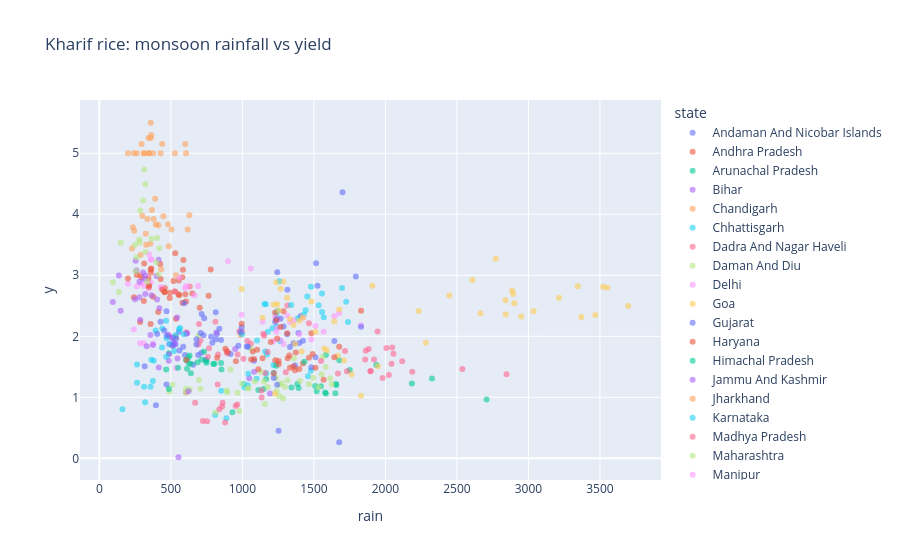

Notebook code for this chart:
### Code cell
# --- Cell 8: Rainfall vs yield ---
# Overall correlation is negative. This most likely does not mean rain hurts crops:
# low-rain irrigated states (Punjab, Haryana) have the best yields (confounding, not tested here).
for c in ["Rice", "Wheat", "Maize"]:
    x = merged[merged.crop == c]
    print(c, "correlation (rainfall, yield):", round(x["season_rainfall"].corr(x["yield"]), 3))

r = merged[(merged.crop == "Rice") & (merged.season == "Kharif")].groupby(["state", "year"]).agg(
    y=("yield", "mean"), rain=("season_rainfall", "mean")).reset_index()
px.scatter(r, x="rain", y="y", color="state", opacity=0.6, title="Kharif rice: monsoon rainfall vs yield")

### Figure 1 — Plotly figure (JSON) as saved in the notebook; plotly's stock layout.template omitted (floating-point values rounded to 4 significant figures)
{"data": [{"hovertemplate": "state=Andaman And Nicobar Islands<br>rain=%{x}<br>y=%{y}<extra></extra>", "legendgroup": "Andaman And Nicobar Islands", "marker": {"color": "#636efa", "opacity": 0.6, "symbol": "circle"}, "mode": "markers", "name": "Andaman And Nicobar Islands", "orientation": "v", "showlegend": true, "type": "scatter", "x": [1244.0, 1515.0, 1526.0, 1406.0, 1392.0, 1700.0, 1315.0, 1793.0], "xaxis": "x", "y": [3.052, 3.198, 2.828, 2.329, 2.053, 4.36, 2.763, 2.981], "yaxis": "y"}, {"hovertemplate": "state=Andhra Pradesh<br>rain=%{x}<br>y=%{y}<extra></extra>", "legendgroup": "Andhra Pradesh", "marker": {"color": "#EF553B", "opacity": 0.6, "symbol": "circle"}, "mode": "markers", "name": "Andhra Pradesh", "orientation": "v", "showlegend": true, "type": "scatter", "x": [532.7, 702.0, 411.8, 650.4, 491.7, 358.4, 558.2, 455.6, 581.1, 554.2, 778.8, 555.5, 457.6, 764.0, 518.2, 580.6, 494.0, 425.6, 584.8, 530.6, 588.0], "xaxis": "x", "y": [1.991, 2.47, 2.4, 2.7, 2.627, 2.202, 2.672, 2.72, 2.55, 2.689, 3.094, 2.914, 2.791, 2.667, 2.908, 2.97, 2.714, 3.184, 3.091, 3.36, 3.25], "yaxis": "y"}, {"hovertemplate": "state=Arunachal Pradesh<br>rain=%{x}<br>y=%{y}<extra></extra>", "legendgroup": "Arunachal Pradesh", "marker": {"color": "#00cc96", "opacity": 0.6, "symbol": "circle"}, "mode": "markers", "name": "Arunachal Pradesh", "orientation": "v", "showlegend": true, "type": "scatter", "x": [1584.0, 2707.0, 1519.0, 1650.0, 1148.0, 1549.0, 1657.0, 1579.0, 1344.0, 1393.0, 2185.0, 1509.0, 1112.0, 1654.0, 1384.0, 2326.0, 1166.0, 1751.0, 1937.0, 1678.0, 1584.0], "xaxis": "x", "y": [1.061, 0.9656, 1.099, 1.068, 1.137, 1.182, 1.202, 1.081, 1.162, 1.151, 1.226, 1.184, 1.12, 1.219, 1.22, 1.309, 1.3, 1.446, 1.532, 1.607, 1.692], "yaxis": "y"}, {"hovertemplate": "state=Bihar<br>rain=%{x}<br>y=%{y}<extra></extra>", "legendgroup": "Bihar", "marker": {"color": "#ab63fa", "opacity": 0.6, "symbol": "circle"}, "mode": "markers", "name": "Bihar", "orientation": "v", "showlegend": true, "type": "scatter", "x": [1193.0, 1048.0, 949.8, 1082.0], "xaxis": "x", "y": [1.061, 1.311, 1.792, 1.419], "yaxis": "y"}, {"hovertemplate": "state=Chandigarh<br>rain=%{x}<br>y=%{y}<extra></extra>", "legendgroup": "Chandigarh", "marker": {"color": "#FFA15A", "opacity": 0.6, "symbol": "circle"}, "mode": "markers", "name": "Chandigarh", "orientation": "v", "showlegend": true, "type": "scatter", "x": [535.7, 285.4, 311.1, 376.2, 241.8, 528.4, 347.4, 428.8, 262.6, 313.8, 606.5, 346.2, 600.8, 439.8, 360.7, 363.3, 200.3, 295.3, 343.4, 359.4], "xaxis": "x", "y": [3.0, 3.0, 5.0, 5.0, 5.0, 5.0, 5.0, 5.0, 5.0, 5.0, 5.0, 5.0, 5.15, 5.15, 5.25, 5.3, 5.0, 5.15, 5.25, 5.5], "yaxis": "y"}, {"hovertemplate": "state=Chhattisgarh<br>rain=%{x}<br>y=%{y}<extra></extra>", "legendgroup": "Chhattisgarh", "marker": {"color": "#19d3f3", "opacity": 0.6, "symbol": "circle"}, "mode": "markers", "name": "Chhattisgarh", "orientation": "v", "showlegend": true, "type": "scatter", "x": [887.8, 1459.0, 809.4, 1479.0, 1014.0, 1099.0, 1219.0, 1167.0, 1037.0, 852.1, 1172.0, 1218.0, 1265.0, 1160.0, 1102.0, 1010.0, 1178.0, 1041.0], "xaxis": "x", "y": [0.6585, 1.344, 0.711, 1.436, 1.161, 1.304, 1.403, 1.395, 1.198, 1.108, 1.701, 1.528, 1.919, 1.75, 1.93, 1.22, 2.077, 1.387], "yaxis": "y"}, {"hovertemplate": "state=Dadra And Nagar Haveli<br>rain=%{x}<br>y=%{y}<extra></extra>", "legendgroup": "Dadra And Nagar Haveli", "marker": {"color": "#FF6692", "opacity": 0.6, "symbol": "circle"}, "mode": "markers", "name": "Dadra And Nagar Haveli", "orientation": "v", "showlegend": true, "type": "scatter", "x": [966.7, 489.7, 510.5, 811.5, 632.2, 1152.0, 979.2, 1315.0, 1465.0, 1177.0, 893.9, 605.7, 1035.0, 889.7, 706.7, 1060.0, 692.8, 606.2, 696.8, 997.7], "xaxis": "x", "y": [1.701, 1.996, 1.851, 2.238, 2.818, 2.01, 2.084, 2.503, 2.214, 1.743, 1.721, 1.08, 1.923, 1.76, 1.93, 1.876, 1.867, 2.067, 2.2, 2.074], "yaxis": "y"}, {"hovertemplate": "state=Daman And Diu<br>rain=%{x}<br>y=%{y}<extra></extra>", "legendgroup": "Daman And Diu", "marker": {"color": "#B6E880", "opacity": 0.6, "symbol": "circle"}, "mode": "markers", "name": "Daman And Diu", "orientation": "v", "showlegend": true, "type": "scatter", "x": [966.7, 489.7, 510.5, 811.5, 632.2, 1152.0, 979.2, 1315.0, 1465.0, 1177.0, 893.9, 605.7, 1035.0, 889.7, 706.7, 1060.0, 692.8, 606.2, 696.8, 997.7], "xaxis": "x", "y": [1.075, 1.095, 1.206, 0.7505, 1.127, 1.26, 0.7745, 1.278, 1.216, 1.171, 1.083, 1.083, 1.151, 1.113, 1.141, 1.8, 2.009, 1.139, 1.286, 1.222], "yaxis": "y"}, {"hovertemplate": "state=Delhi<br>rain=%{x}<br>y=%{y}<extra></extra>", "legendgroup": "Delhi", "marker": {"color": "#FF97FF", "opacity": 0.6, "symbol": "circle"}, "mode": "markers", "name": "Delhi", "orientation": "v", "showlegend": true, "type": "scatter", "x": [535.7, 285.4, 311.1, 376.2, 241.8, 528.4, 347.4, 428.8, 262.6, 313.8, 606.5, 346.2, 600.8, 439.8, 360.7, 363.3, 200.3, 295.3, 343.4, 359.4], "xaxis": "x", "y": [1.479, 1.885, 1.887, 1.883, 2.117, 2.735, 3.347, 2.81, 2.82, 2.823, 2.823, 2.787, 2.787, 2.787, 3.258, 3.258, 2.861, 2.861, 2.89, 2.876], "yaxis": "y"}, {"hovertemplate": "state=Goa<br>rain=%{x}<br>y=%{y}<extra></extra>", "legendgroup": "Goa", "marker": {"color": "#FECB52", "opacity": 0.6, "symbol": "circle"}, "mode": "markers", "name": "Goa", "orientation": "v", "showlegend": true, "type": "scatter", "x": [2893.0, 2900.0, 2665.0, 2841.0, 2233.0, 2446.0, 2772.0, 2886.0, 3522.0, 3036.0, 3370.0, 2949.0, 2282.0, 3467.0, 3697.0, 2839.0, 3345.0, 2609.0, 1909.0, 3551.0, 3214.0], "xaxis": "x", "y": [2.694, 2.543, 2.377, 2.355, 2.415, 2.671, 3.27, 2.749, 2.812, 2.412, 2.317, 2.326, 1.893, 2.348, 2.495, 2.59, 2.821, 2.922, 2.829, 2.795, 2.633], "yaxis": "y"}, {"hovertemplate": "state=Gujarat<br>rain=%{x}<br>y=%{y}<extra></extra>", "legendgroup": "Gujarat", "marker": {"color": "#636efa", "opacity": 0.6, "symbol": "circle"}, "mode": "markers", "name": "Gujarat", "orientation": "v", "showlegend": true, "type": "scatter", "x": [691.0, 317.0, 395.6, 656.5, 469.6, 917.4, 714.0, 972.0, 1081.0, 1031.0, 743.4, 598.8, 1039.0, 814.7, 513.4, 851.0, 532.9, 518.0, 556.8, 821.7], "xaxis": "x", "y": [1.695, 1.511, 0.872, 1.534, 1.209, 1.711, 1.732, 1.843, 1.6, 1.833, 1.616, 1.693, 1.828, 1.952, 1.979, 1.94, 1.868, 1.896, 2.074, 2.038], "yaxis": "y"}, {"hovertemplate": "state=Haryana<br>rain=%{x}<br>y=%{y}<extra></extra>", "legendgroup": "Haryana", "marker": {"color": "#EF553B", "opacity": 0.6, "symbol": "circle"}, "mode": "markers", "name": "Haryana", "orientation": "v", "showlegend": true, "type": "scatter", "x": [457.5, 535.7, 285.4, 311.1, 376.2, 241.8, 528.4, 347.4, 428.8, 262.6, 313.8, 606.5, 346.2, 600.8, 439.8, 360.7, 363.3, 200.3, 295.3, 343.4, 359.4], "xaxis": "x", "y": [2.73, 2.286, 2.236, 2.579, 2.646, 2.641, 2.733, 2.832, 2.941, 3.005, 3.191, 2.569, 2.807, 2.69, 2.761, 3.042, 3.112, 2.947, 2.964, 2.95, 3.096], "yaxis": "y"}, {"hovertemplate": "state=Himachal Pradesh<br>rain=%{x}<br>y=%{y}<extra></extra>", "legendgroup": "Himachal Pradesh", "marker": {"color": "#00cc96", "opacity": 0.6, "symbol": "circle"}, "mode": "markers", "name": "Himachal Pradesh", "orientation": "v", "showlegend": true, "type": "scatter", "x": [854.3, 804.8, 639.9, 622.5, 486.6, 613.3, 467.5, 640.3, 732.1, 630.9, 749.5, 550.4, 851.1, 796.5, 686.3, 748.2, 486.6, 607.1, 624.8, 715.7], "xaxis": "x", "y": [1.456, 1.55, 1.549, 1.655, 1.136, 1.47, 1.455, 1.396, 1.752, 1.686, 1.599, 1.485, 1.562, 1.545, 1.576, 1.565, 1.72, 1.613, 1.559, 1.619], "yaxis": "y"}, {"hovertemplate": "state=Jammu And Kashmir<br>rain=%{x}<br>y=%{y}<extra></extra>", "legendgroup": "Jammu And Kashmir", "marker": {"color": "#ab63fa", "opacity": 0.6, "symbol": "circle"}, "mode": "markers", "name": "Jammu And Kashmir", "orientation": "v", "showlegend": true, "type": "scatter", "x": [553.4, 415.5, 486.0, 546.2, 488.2, 488.6, 331.6, 609.6, 817.8, 506.1, 374.8, 522.9, 357.3, 523.0, 623.2, 614.0, 482.8, 543.9], "xaxis": "x", "y": [0.01774, 1.488, 1.6, 1.634, 1.708, 1.87, 1.838, 2.041, 2.061, 1.975, 1.859, 1.872, 2.022, 1.887, 1.098, 2.049, 2.026, 2.31], "yaxis": "y"}, {"hovertemplate": "state=Jharkhand<br>rain=%{x}<br>y=%{y}<extra></extra>", "legendgroup": "Jharkhand", "marker": {"color": "#FFA15A", "opacity": 0.6, "symbol": "circle"}, "mode": "markers", "name": "Jharkhand", "orientation": "v", "showlegend": true, "type": "scatter", "x": [988.1], "xaxis": "x", "y": [2.023], "yaxis": "y"}, {"hovertemplate": "state=Karnataka<br>rain=%{x}<br>y=%{y}<extra></extra>", "legendgroup": "Karnataka", "marker": {"color": "#19d3f3", "opacity": 0.6, "symbol": "circle"}, "mode": "markers", "name": "Karnataka", "orientation": "v", "showlegend": true, "type": "scatter", "x": [1738.0, 1569.0, 1387.0, 1430.0, 1240.0, 997.6, 1211.0, 1238.0, 1533.0, 1442.0, 1726.0, 1342.0, 1557.0, 1454.0, 1556.0, 1246.0, 1697.0, 1480.0, 1164.0, 1155.0, 1260.0], "xaxis": "x", "y": [2.233, 2.311, 2.292, 2.357, 2.155, 2.035, 2.133, 2.369, 2.509, 2.426, 2.568, 2.513, 2.397, 2.653, 2.703, 2.418, 2.792, 2.812, 2.527, 2.53, 2.901], "yaxis": "y"}, {"hovertemplate": "state=Madhya Pradesh<br>rain=%{x}<br>y=%{y}<extra></extra>", "legendgroup": "Madhya Pradesh", "marker": {"color": "#FF6692", "opacity": 0.6, "symbol": "circle"}, "mode": "markers", "name": "Madhya Pradesh", "orientation": "v", "showlegend": true, "type": "scatter", "x": [879.4, 1134.0, 723.2, 858.7, 753.3, 1135.0, 839.8, 964.3, 953.0, 669.9, 861.8, 827.6, 1158.0, 1007.0, 1304.0, 759.1, 829.8, 1146.0, 766.9], "xaxis": "x", "y": [0.5864, 1.111, 0.6129, 0.8492, 0.6084, 0.9974, 0.8036, 0.8814, 0.8567, 0.9126, 0.9108, 1.212, 1.4, 1.631, 1.411, 1.663, 1.701, 2.04, 1.806], "yaxis": "y"}, {"hovertemplate": "state=Maharashtra<br>rain=%{x}<br>y=%{y}<extra></extra>", "legendgroup": "Maharashtra", "marker": {"color": "#B6E880", "opacity": 0.6, "symbol": "circle"}, "mode": "markers", "name": "Maharashtra", "orientation": "v", "showlegend": true, "type": "scatter", "x": [1240.0, 1402.0, 1259.0, 1284.0, 1088.0, 1157.0, 1275.0, 1258.0, 1625.0, 1533.0, 1555.0, 1298.0, 1044.0, 1613.0, 1496.0, 1236.0, 1583.0, 1127.0, 917.9, 1562.0, 1360.0], "xaxis": "x", "y": [1.102, 1.268, 1.212, 0.9862, 1.262, 0.8909, 1.232, 1.023, 1.216, 1.166, 1.376, 1.17, 1.147, 1.311, 1.32, 1.317, 1.495, 1.42, 1.456, 1.664, 1.638], "yaxis": "y"}, {"hovertemplate": "state=Manipur<br>rain=%{x}<br>y=%{y}<extra></extra>", "legendgroup": "Manipur", "marker": {"color": "#FF97FF", "opacity": 0.6, "symbol": "circle"}, "mode": "markers", "name": "Manipur", "orientation": "v", "showlegend": true, "type": "scatter", "x": [1568.0, 1511.0, 1358.0, 1333.0, 1398.0, 1423.0, 1643.0, 1141.0, 1253.0, 1677.0, 1243.0, 1220.0, 1482.0, 1313.0, 1268.0, 995.2, 1237.0, 1288.0, 1229.0, 1830.0], "xaxis": "x", "y": [2.076, 2.17, 2.261, 2.234, 2.033, 2.305, 2.328, 2.238, 2.276, 2.377, 2.134, 1.923, 1.948, 2.342, 1.937, 2.355, 2.073, 1.875, 2.315, 2.179], "yaxis": "y"}, {"hovertemplate": "state=Meghalaya<br>rain=%{x}<br>y=%{y}<extra></extra>", "legendgroup": "Meghalaya", "marker": {"color": "#FECB52", "opacity": 0.6, "symbol": "circle"}, "mode": "markers", "name": "Meghalaya", "orientation": "v", "showlegend": true, "type": "scatter", "x": [1763.0, 1947.0, 1710.0, 1667.0, 1413.0, 1590.0, 1573.0], "xaxis": "x", "y": [1.379, 1.508, 1.605, 1.681, 1.752, 1.768, 1.799], "yaxis": "y"}, {"hovertemplate": "state=Mizoram<br>rain=%{x}<br>y=%{y}<extra></extra>", "legendgroup": "Mizoram", "marker": {"color": "#636efa", "opacity": 0.6, "symbol": "circle"}, "mode": "markers", "name": "Mizoram", "orientation": "v", "showlegend": true, "type": "scatter", "x": [1368.0, 1511.0, 1358.0, 1333.0, 1398.0, 1423.0, 1643.0, 1253.0, 1677.0, 1243.0, 1220.0, 1482.0, 1313.0, 1268.0, 995.2, 1237.0, 1288.0, 1229.0, 1830.0], "xaxis": "x", "y": [1.524, 1.656, 1.887, 1.827, 1.89, 1.926, 1.921, 0.4515, 0.263, 1.206, 1.318, 1.494, 2.033, 2.293, 2.147, 2.282, 2.16, 2.233, 2.159], "yaxis": "y"}, {"hovertemplate": "state=Nagaland<br>rain=%{x}<br>y=%{y}<extra></extra>", "legendgroup": "Nagaland", "marker": {"color": "#EF553B", "opacity": 0.6, "symbol": "circle"}, "mode": "markers", "name": "Nagaland", "orientation": "v", "showlegend": true, "type": "scatter", "x": [1568.0, 1368.0, 1511.0, 1358.0, 1333.0, 1398.0, 1423.0, 1643.0, 1141.0, 1253.0, 1677.0, 1243.0, 1220.0, 1482.0, 1313.0, 1268.0, 995.2, 1237.0, 1288.0, 1229.0, 1830.0], "xaxis": "x", "y": [1.289, 1.442, 1.485, 1.505, 1.485, 1.463, 1.555, 1.656, 1.64, 1.596, 1.827, 1.965, 1.393, 2.051, 2.048, 2.151, 2.204, 2.262, 2.41, 2.391, 2.421], "yaxis": "y"}, {"hovertemplate": "state=Odisha<br>rain=%{x}<br>y=%{y}<extra></extra>", "legendgroup": "Odisha", "marker": {"color": "#00cc96", "opacity": 0.6, "symbol": "circle"}, "mode": "markers", "name": "Odisha", "orientation": "v", "showlegend": true, "type": "scatter", "x": [1433.0, 930.3, 1236.0], "xaxis": "x", "y": [1.584, 0.7537, 1.516], "yaxis": "y"}, {"hovertemplate": "state=Puducherry<br>rain=%{x}<br>y=%{y}<extra></extra>", "legendgroup": "Puducherry", "marker": {"color": "#ab63fa", "opacity": 0.6, "symbol": "circle"}, "mode": "markers", "name": "Puducherry", "orientation": "v", "showlegend": true, "type": "scatter", "x": [419.6, 249.6, 403.9, 149.6, 94.2, 136.6, 280.5, 399.7, 321.4, 280.4, 365.4, 306.4, 259.5, 321.5, 315.0, 285.9, 253.9, 414.6], "xaxis": "x", "y": [2.459, 2.608, 2.605, 2.418, 2.561, 2.995, 2.64, 2.987, 2.997, 2.893, 2.674, 3.045, 3.08, 2.695, 2.937, 2.273, 3.238, 3.254], "yaxis": "y"}, {"hovertemplate": "state=Punjab<br>rain=%{x}<br>y=%{y}<extra></extra>", "legendgroup": "Punjab", "marker": {"color": "#FFA15A", "opacity": 0.6, "symbol": "circle"}, "mode": "markers", "name": "Punjab", "orientation": "v", "showlegend": true, "type": "scatter", "x": [485.2, 432.6, 287.9, 326.9, 357.1, 228.5, 324.3, 234.0, 413.3, 504.8, 448.6, 629.4, 300.1, 395.1, 617.5, 379.5, 479.7, 244.6, 336.3, 367.9, 390.1], "xaxis": "x", "y": [3.478, 3.099, 3.332, 3.501, 3.517, 3.44, 3.679, 3.789, 3.821, 3.751, 3.968, 3.986, 3.978, 3.833, 3.749, 3.924, 3.834, 3.729, 3.922, 4.068, 4.254], "yaxis": "y"}, {"hovertemplate": "state=Rajasthan<br>rain=%{x}<br>y=%{y}<extra></extra>", "legendgroup": "Rajasthan", "marker": {"color": "#19d3f3", "opacity": 0.6, "symbol": "circle"}, "mode": "markers", "name": "Rajasthan", "orientation": "v", "showlegend": true, "type": "scatter", "x": [358.7, 313.4, 263.8, 320.0, 374.4, 161.9, 467.8, 363.8, 381.2, 522.3, 393.4, 438.4, 263.3, 533.8, 590.5, 491.2, 557.6, 440.6, 470.4, 564.9, 466.4], "xaxis": "x", "y": [1.175, 1.174, 1.239, 0.9194, 1.269, 0.8058, 1.666, 1.614, 1.601, 1.76, 2.096, 1.818, 1.539, 2.017, 2.033, 1.875, 2.115, 2.128, 1.969, 2.138, 2.255], "yaxis": "y"}, {"hovertemplate": "state=Sikkim<br>rain=%{x}<br>y=%{y}<extra></extra>", "legendgroup": "Sikkim", "marker": {"color": "#FF6692", "opacity": 0.6, "symbol": "circle"}, "mode": "markers", "name": "Sikkim", "orientation": "v", "showlegend": true, "type": "scatter", "x": [2024.0, 2847.0, 2538.0, 2188.0, 1731.0, 1897.0, 1895.0, 1980.0, 1945.0, 1668.0, 2042.0, 2117.0, 1550.0, 1921.0, 1859.0, 2056.0, 1718.0, 1863.0, 1883.0, 2007.0, 2047.0], "xaxis": "x", "y": [1.367, 1.377, 1.465, 1.421, 1.429, 1.433, 1.428, 1.318, 2.081, 1.392, 1.549, 1.591, 1.593, 1.622, 1.621, 1.715, 1.759, 1.762, 1.792, 1.807, 1.816], "yaxis": "y"}, {"hovertemplate": "state=Tamil Nadu<br>rain=%{x}<br>y=%{y}<extra></extra>", "legendgroup": "Tamil Nadu", "marker": {"color": "#B6E880", "opacity": 0.6, "symbol": "circle"}, "mode": "markers", "name": "Tamil Nadu", "orientation": "v", "showlegend": true, "type": "scatter", "x": [419.6, 249.6, 403.9, 149.6, 94.2, 136.6, 413.2, 334.8, 280.5, 399.7, 321.4, 280.4, 365.4, 306.4, 259.5, 321.5, 315.0, 285.9, 253.9], "xaxis": "x", "y": [3.445, 3.5, 3.611, 3.533, 2.885, 2.728, 3.015, 2.896, 3.586, 3.215, 3.383, 3.539, 3.597, 4.226, 3.293, 4.491, 4.73, 4.06, 3.068], "yaxis": "y"}, {"hovertemplate": "state=Telangana<br>rain=%{x}<br>y=%{y}<extra></extra>", "legendgroup": "Telangana", "marker": {"color": "#FF97FF", "opacity": 0.6, "symbol": "circle"}, "mode": "markers", "name": "Telangana", "orientation": "v", "showlegend": true, "type": "scatter", "x": [1059.0, 560.3, 690.1, 899.8, 664.9], "xaxis": "x", "y": [3.113, 2.959, 2.824, 3.229, 2.673], "yaxis": "y"}, {"hovertemplate": "state=Tripura<br>rain=%{x}<br>y=%{y}<extra></extra>", "legendgroup": "Tripura", "marker": {"color": "#FECB52", "opacity": 0.6, "symbol": "circle"}, "mode": "markers", "name": "Tripura", "orientation": "v", "showlegend": true, "type": "scatter", "x": [1368.0, 1511.0, 1358.0, 1333.0, 1398.0, 1423.0, 1643.0, 1141.0, 1253.0, 1677.0, 1243.0, 1220.0, 1482.0, 1313.0, 1268.0, 995.2, 1237.0, 1288.0, 1229.0, 1830.0], "xaxis": "x", "y": [1.879, 2.073, 2.187, 2.279, 2.255, 2.308, 2.241, 2.305, 2.422, 2.438, 2.527, 2.521, 2.57, 2.631, 2.78, 2.775, 2.886, 2.893, 1.058, 1.026], "yaxis": "y"}, {"hovertemplate": "state=Uttar Pradesh<br>rain=%{x}<br>y=%{y}<extra></extra>", "legendgroup": "Uttar Pradesh", "marker": {"color": "#636efa", "opacity": 0.6, "symbol": "circle"}, "mode": "markers", "name": "Uttar Pradesh", "orientation": "v", "showlegend": true, "type": "scatter", "x": [404.3, 678.6, 781.4, 789.8, 728.1, 560.0, 987.9, 586.3, 679.3, 513.4, 537.2, 839.1, 470.6, 708.7, 733.0, 469.6, 813.9, 428.2, 454.1, 715.2, 593.3], "xaxis": "x", "y": [2.037, 1.865, 1.992, 1.895, 2.016, 1.766, 2.067, 1.828, 1.952, 1.846, 1.962, 2.125, 2.01, 2.053, 2.294, 2.409, 2.396, 2.24, 2.095, 2.366, 2.541], "yaxis": "y"}, {"hovertemplate": "state=Uttarakhand<br>rain=%{x}<br>y=%{y}<extra></extra>", "legendgroup": "Uttarakhand", "marker": {"color": "#EF553B", "opacity": 0.6, "symbol": "circle"}, "mode": "markers", "name": "Uttarakhand", "orientation": "v", "showlegend": true, "type": "scatter", "x": [1465.0, 1230.0, 1112.0, 1317.0, 954.7, 1061.0, 823.6, 1491.0, 1082.0, 608.6, 1254.0, 1328.0, 1073.0, 1373.0, 897.7, 881.5, 1103.0, 1199.0], "xaxis": "x", "y": [1.648, 1.608, 1.461, 1.639, 1.592, 1.62, 1.647, 1.709, 1.627, 1.614, 1.54, 1.684, 1.75, 1.736, 1.737, 1.795, 1.779, 1.908], "yaxis": "y"}], "layout": {"legend": {"title": {"text": "state"}, "tracegroupgap": 0}, "title": {"text": "Kharif rice: monsoon rainfall vs yield"}, "xaxis": {"anchor": "y", "domain": [0.0, 1.0], "title": {"text": "rain"}}, "yaxis": {"anchor": "x", "domain": [0.0, 1.0], "title": {"text": "y"}}}}
